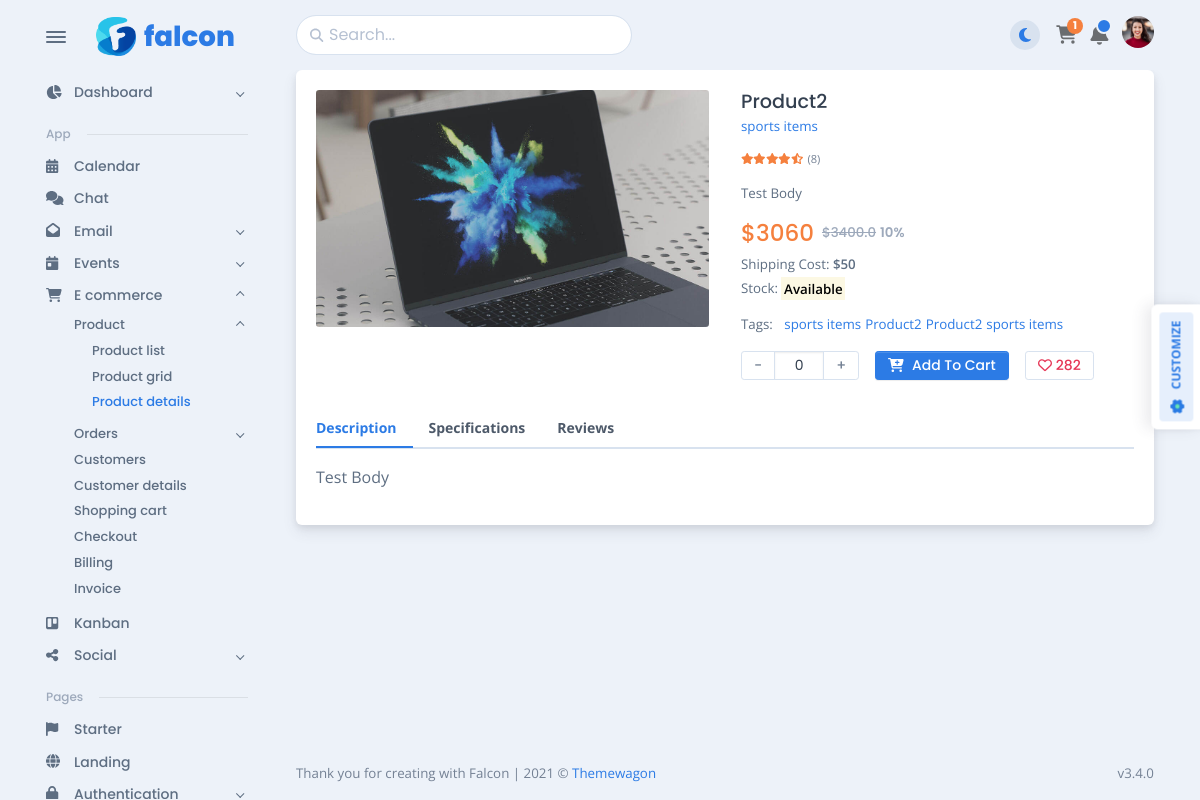
Page /products/product-detail/2/ on the earlier database version.
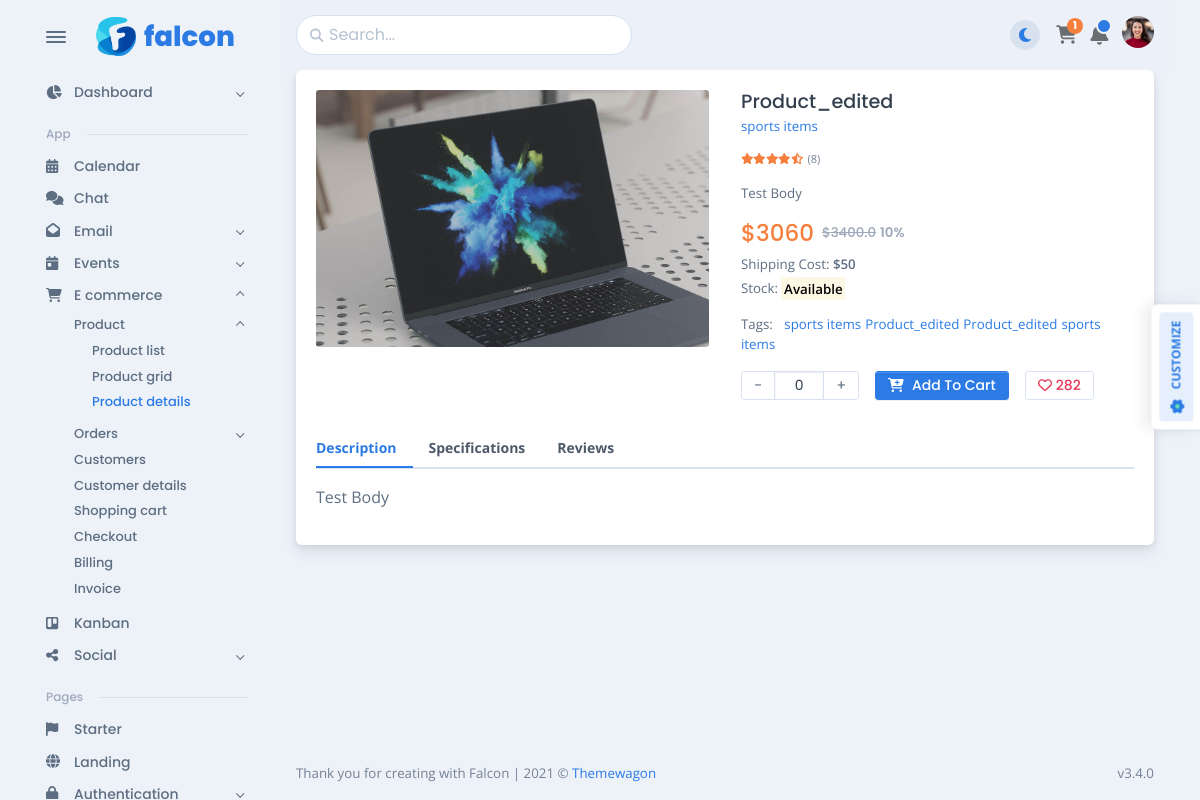
Same page on the later database version.
### product/models.py (models this page shows, shortened)
class BaseModel(models.Model):
    created_at=models.DateTimeField(null=True, blank=True, auto_now_add=True)
    updated_at=models.DateTimeField(null=True, blank=True, auto_now=True)
    class Meta:
        abstract=True

class Product(BaseModel):
    name=models.CharField(null=True, blank=True, max_length=100)
    description=models.TextField(null=True, blank=True)
    price=models.FloatField(null=True, blank=True)
    category=models.ForeignKey(Category, on_delete=models.CASCADE,  related_name='products')
    discount=models.PositiveIntegerField(default=0, null=True, blank=True)
    quantity=models.PositiveIntegerField(default=0)
    slug=models.SlugField(null=True, blank=True)
    @property
    def discounted_price(self):
        if self.discount > 0:
            return int(self.price * (1-self.discount/100))
        return self.price

class Category(BaseModel):
    title=models.CharField(max_length=255, null=True, blank=True, unique=True)
    slug=models.SlugField(null=True, blank=True)
    def __str__(self):
        return self.title
    class Meta:
        verbose_name_plural='Categories'

### product/views.py (the view)
# urls.py: path('product-detail/<int:pk>/', views.ProductDetailView.as_view(), name='product_detail'),
class ProductDetailView(DetailView):
    model=Product
    context_object_name='product'

### product/templates/product/product_detail.html (shortened to what the changed rows need)
{% load static %}
<!DOCTYPE html>
<html lang="en-US" dir="ltr">
  <head>
    <link href="{% static 'e_commerce/vendors/swiper/swiper-bundle.min.css' %}" rel="stylesheet">
    <link href="{% static 'e_commerce/vendors/overlayscrollbars/OverlayScrollbars.min.css' %}" rel="stylesheet">
    <link href="{% static 'e_commerce/assets/css/theme-rtl.min.css' %}" rel="stylesheet" id="style-rtl">
    <link href="{% static 'e_commerce/assets/css/theme.min.css' %}" rel="stylesheet" id="style-default">
    <link href="{% static 'e_commerce/assets/css/user-rtl.min.css' %}" rel="stylesheet" id="user-style-rtl">
    <link href="{% static 'e_commerce/assets/css/user.min.css' %}" rel="stylesheet" id="user-style-default">
  </head>
  <body>
    <main class="main" id="top">
      <div class="container" data-layout="container">
        <div class="content">
          <div class="card mb-3">
            <div class="card-body">
              <div class="row">
                <div class="col-lg-6">
                  <h5>{{product.name}}</h5><a class="fs--1 mb-2 d-block" href="#!">{{product.category}}</a>
                  <div class="fs--2 mb-3 d-inline-block text-decoration-none"><span class="fa fa-star text-warning"></span><span class="fa fa-star text-warning"></span><span class="fa fa-star text-warning"></span><span class="fa fa-star text-warning"></span><span class="fa fa-star-half-alt text-warning star-icon"></span><span class="ms-1 text-600">(8)</span>
                  </div>
                  <p class="fs--1">{{product.description}}</p>
                  <h4 class="d-flex align-items-center"><span class="text-warning me-2">${{product.discounted_price}}</span><span class="me-1 fs--1 text-500">
                      <del class="me-1">${{product.price}}</del><strong>{{product.discount}}%</strong></span></h4>
                  <p class="fs--1 mb-1"> <span>Shipping Cost: </span><strong>$50</strong></p>
                  <p class="fs--1">Stock: <strong class="text-success">
                    </strong></p>
            <p class="fs--1 mb-3">Tags: <a class="ms-2" href="#!">{{product.category}}</a><a class="ms-1" href="#!">{{product.name}}</a><a class="ms-1" href="#!">{{product.name}}</a><a class="ms-1" href="#!">{{product.category}}</a></p>
                  <div class="row">
                    <div class="col-auto pe-0">
                    </div>
                    <div class="col-auto px-2 px-md-3"><a class="btn btn-sm btn-primary" href="#!"><span class="fas fa-cart-plus me-sm-2"></span><span class="d-none d-sm-inline-block">Add To Cart</span></a></div>
                    <div class="col-auto px-0"><a class="btn btn-sm btn-outline-danger border-300" href="#!" data-bs-toggle="tooltip" data-bs-placement="top" title="Add to Wish List"><span class="far fa-heart me-1"></span>282</a></div>
                  </div>
                </div>
              </div>
              <div class="row">
                <div class="col-12">
                  <div class="overflow-hidden mt-4">
                    <div class="tab-content" id="myTabContent">
                      <div class="tab-pane fade show active" id="tab-description" role="tabpanel" aria-labelledby="description-tab">
                        <div class="mt-3">
                          <p>{{product.description }}</p>
                        </div>
                      </div>
                    </div>
                  </div>
                </div>
              </div>
            </div>
          </div>
        </div>
      </div>
    </main>
  </body>
</html>

Differences in the rows shown:
changed Product "Test Body": name "Product2" → "Product_edited"
